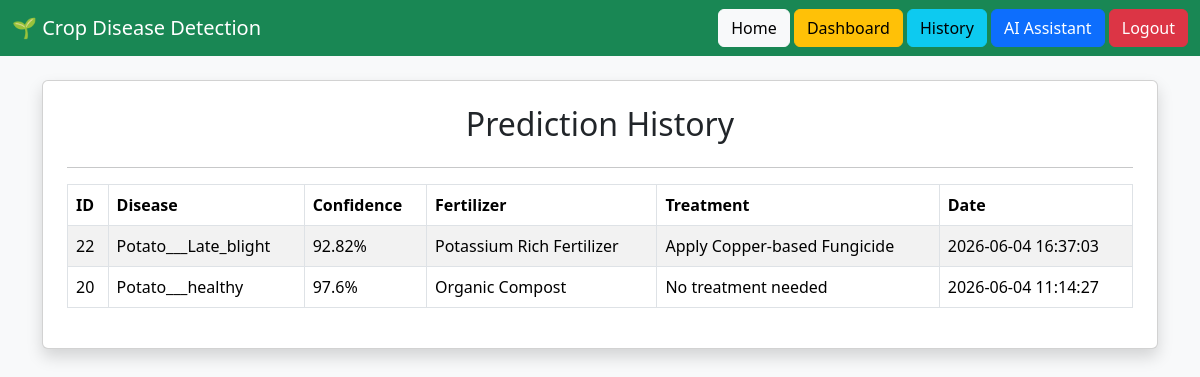
The app's page /history (signed in) with its own data.
### tables this page shows
CREATE TABLE predictions (
    id INTEGER PRIMARY KEY AUTOINCREMENT,
    disease TEXT,
    confidence REAL,
    fertilizer TEXT,
    treatment TEXT,
    prediction_date TIMESTAMP DEFAULT CURRENT_TIMESTAMP
, username TEXT);

### app.py (the view)
@app.route('/history')
def history():
    if 'username' not in session:
        return redirect('/login')
    conn = sqlite3.connect("crop_disease.db")
    cursor = conn.cursor()
    cursor.execute("""
    SELECT id,
           disease,
           ROUND(confidence, 2),
           fertilizer,
           treatment,
           prediction_date
    FROM predictions
    WHERE username = ?
    ORDER BY id DESC
    """, (session['username'],))
    records = cursor.fetchall()
    conn.close()
    return render_template(
        "history.html",
        records=records
    )

### templates/history.html (shortened to what this page needs)
<!DOCTYPE html>
<html>
<head>
<link href="https://cdn.jsdelivr.net/npm/bootstrap@5.3.3/dist/css/bootstrap.min.css" rel="stylesheet">
</head>
<body class="bg-light">
<nav class="navbar navbar-dark bg-success">
    <div class="container-fluid">
        <a class="navbar-brand" href="/">
            🌱 Crop Disease Detection
        </a>
        <div>
            <a class="btn btn-light" href="/">
                Home
            </a>
            <a class="btn btn-warning" href="/dashboard">
                Dashboard
            </a>
            <a class="btn btn-info" href="/history">
                History
            </a>
            <a class="btn btn-primary" href="/assistant">
    AI Assistant
</a>
            <a class="btn btn-danger" href="/logout">
    Logout
</a>
        </div>
    </div>
</nav>
<div class="container mt-4">
<div class="card shadow p-4">
<h2 class="text-center">
Prediction History
</h2>
<hr>
<table class="table table-bordered table-striped">
<thead>
<tr>
<th>ID</th>
<th>Disease</th>
<th>Confidence</th>
<th>Fertilizer</th>
<th>Treatment</th>
<th>Date</th>
</tr>
</thead>
<tbody>
{% for row in records %}
<tr>
<td>{{ row[0] }}</td>
<td>{{ row[1] }}</td>
<td>{{ row[2] }}%</td>
<td>{{ row[3] }}</td>
<td>{{ row[4] }}</td>
<td>{{ row[5] }}</td>
</tr>
{% endfor %}
</tbody>
</table>
</div>
</div>
</body>
</html>

### records on screen
predictions: id "22", disease "Potato___Late_blight", confidence "92.82", fertilizer "Potassium Rich Fertilizer", treatment "Apply Copper-based Fungicide", prediction_date "2026-06-04 16:37:03"
predictions: id "20", disease "Potato___healthy", row "97.6", fertilizer "Organic Compost", treatment "No treatment needed", prediction_date "2026-06-04 11:14:27"
